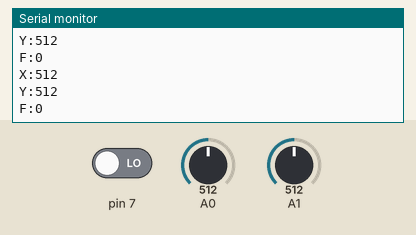
Recording of a sketch running on a simulated Arduino Uno, built with avr-gcc and run on an emulated ATmega328P. Parts: the last lines printed to the serial monitor. The inputs (shaded band) are chosen by the test bench; at power-on: A0 = 512, A1 = 512, pin 7 LOW.

Above: at 1.2 s.
1.3 s: A0 set to 716
At 1.39 s:
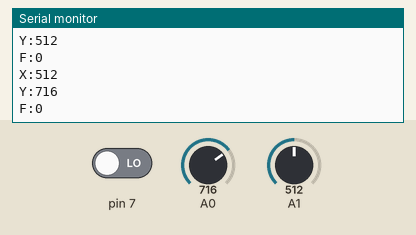
2.8 s: A1 set to 716
At 2.9 s:
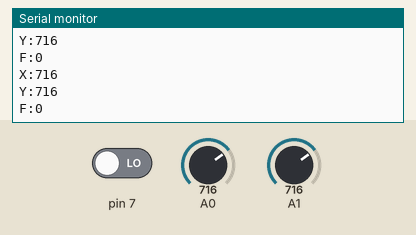
4.3 s: pin 7 driven HIGH
At 4.41 s:
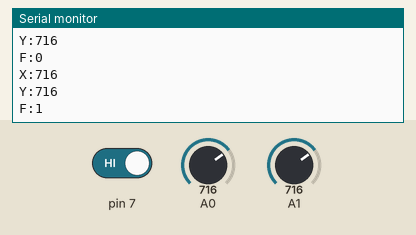
5.8 s: A0 set to 900
At 5.92 s:
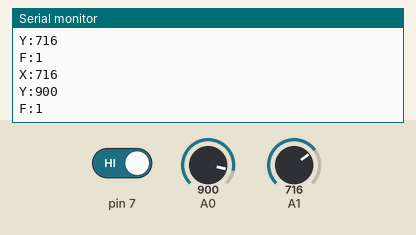
7.3 s: A1 set to 900
At 7.43 s:
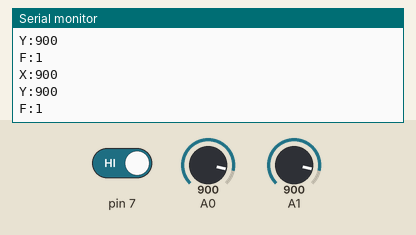
Timing chart, 0 to 9.8 s (numbered marks = the images above; inputs shaded):
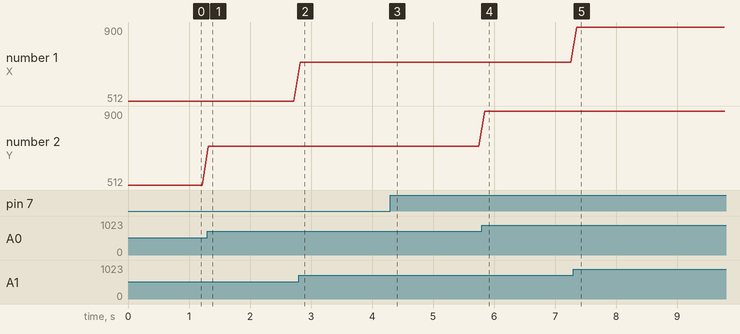

Measured:
- after the input at 1.3 s, the serial monitor: prints a new line at once (image 1)
- after the input at 2.8 s, the serial monitor: prints a new line at once (image 2)
- after the input at 4.3 s, the serial monitor: prints a new line after 0.05 s (image 3)
- after the input at 5.8 s, the serial monitor: prints a new line after 0.05 s (image 4)
- after the input at 7.3 s, the serial monitor: prints a new line after 0.05 s (image 5)
- plotted number 2: 512 → 716 after the input at 1.3 s, 716 → 900 after the input at 5.8 s

The sketch:

arduino.ino
```cpp
void setup()
{
  Serial.begin(9600);
  pinMode(A0, INPUT);
  pinMode(A1, INPUT);
  pinMode(7, INPUT);

}

void loop()
{
  int valueX = analogRead(A1);
  Serial.print("X:");
  Serial.println(valueX);

  int valueY = analogRead(A0);
  Serial.print("Y:");
  Serial.println(valueY);

  bool fire = digitalRead(7);
  Serial.print("F:");
  Serial.println(fire);

  delay(100);
}
```
